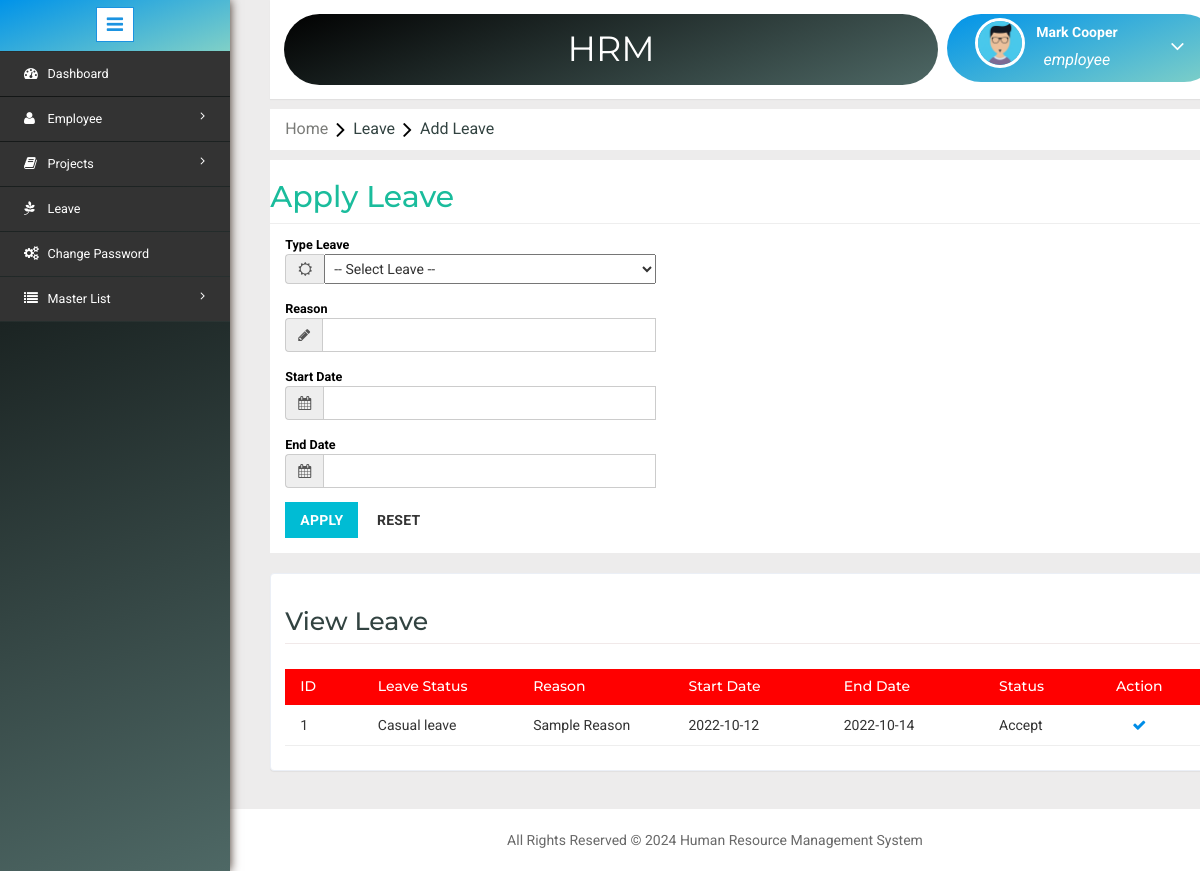
The page /addleave.php (signed in) on the database its author committed.
### tables this page shows
CREATE TABLE `leavedetails` (
  `Detail_Id` bigint(20) NOT NULL,
  `EmpId` bigint(20) NOT NULL,
  `TypesLeaveId` int(10) NOT NULL,
  `Reason` varchar(500) NOT NULL,
  `StateDate` date NOT NULL,
  `EndDate` date NOT NULL,
  `LeaveStatus` varchar(50) NOT NULL
);

CREATE TABLE `type_of_leave` (
  `LeaveId` bigint(20) NOT NULL,
  `Type_of_Name` varchar(50) NOT NULL
);

### addleave.php (the view, shortened to what this page needs)
<?php include('header.php');?>
<?php
  $dbs = new database();
  $db=$dbs->connection();
  $empid = $_SESSION['User']['EmployeeId'];
  $leavedetails = mysqli_query($db,"select * from leavedetails where EmpId='$empid' ");
?>
<ol class="breadcrumb" style="margin: 10px 0px ! important;">
    <li class="breadcrumb-item"><a href="Home.php">Home</a><i class="fa fa-angle-right"></i>Leave<i class="fa fa-angle-right"></i>Add Leave</li>
</ol>
<form method="POST">
<div class="container-fluid" style="margin-bottom: 30px;margin-top: 10px; background: white;">
	<div class="row">
		<h2 style="color: #1abc9c;">Apply Leave</h2><hr>
		<div class="col-md-5 control-label">
        <label class="control-label">Type Leave</label>
        <div class="input-group">
            <span class="input-group-addon">
            <i class="fa fa-sun-o" aria-hidden="true"></i>
            </span>
           	<select name="leavestatus" title="Select Leave" style="text-transform: capitalize; " required>
           	<option value="">-- Select leave --</option>
            </select>
        </div>
        </div>
        <div class="clearfix"> </div>
    </div>
    <div class="row">
        <div class="col-md-5 control-label">
              <label class="control-label">Reason</label>
              <div class="input-group">
                  <span class="input-group-addon">
              <i class="fa fa-pencil" aria-hidden="true"></i>
              </span>
              <input type="text" name="reason" class="form-control" required="">
              </div>
            </div>
        <div class="clearfix"> </div>
    </div>
    <div class="row">
        <div class="col-md-5 control-label">
              <label class="control-label">Start Date</label>
              <div class="input-group">
                  <span class="input-group-addon">
              <i class="fa fa-calendar" aria-hidden="true"></i>
              </span>
              <input type="text" id="StartDate" title="Select First Date" name="startdate" class="form-control" required="" onkeyup="if (/\D/g.test(this.value)) this.value = this.value.replace(/\D/g,'')">
              </div>
            </div>
        <div class="clearfix"> </div>
    </div>
    <div class="row">
        <div class="col-md-5 control-label">
            <label class="control-label">End Date</label>
            <div class="input-group">
                <span class="input-group-addon">
        	    	<i class="fa fa-calendar" aria-hidden="true"></i>
            	</span>
              	<input type="text" id="EndDate" name="enddate" title="Select End Date" class="form-control" required="" onkeyup="if (/\D/g.test(this.value)) this.value = this.value.replace(/\D/g,'')">
            </div>
        </div>
        <div class="clearfix"> </div>
    </div>
    <div class="row">
    	<div class="col-md-3 form-group">
        	<button type="submit" name="Apply" title="Apply" class="btn btn-primary">Apply</button>
            <button type="reset" class="btn btn-default" title="Reset">Reset</button>
        </div>
        <div class="clearfix"> </div>
    </div>
</div>
<div class="validation-form" style="margin-bottom: 30px;margin-top: -10px; background: white; ">
	<h2>View Leave</h2>
	<div class="row" style="color: white; margin-right: 0; margin-left: 0;">
		<div style="background: red;" class="col-md-1 control-label">
           	<h5>ID</h5>
        </div>
		<div style="background: red;" class="col-md-2 control-label">
           	<h5>Leave Status</h5>
        </div>
        <div style="background: red; " class="col-md-2 control-label">
           	<h5>Reason</h5>
        </div>
        <div style="background: red;" class="col-md-2 control-label">
           	<h5>Start Date</h5>
        </div>
        <div style="background: red;" class="col-md-2 control-label">
           	<h5>End Date</h5>
        </div>
        <div style="background: red;" class="col-md-1 control-label">
           	<h5>Status</h5>
        </div>
        <div style="background: red; text-align: center;" class="col-md-2 control-label">
           	<h5>Action</h5>
        </div>
    </div>
    <?php $i=1; while($rom = mysqli_fetch_assoc($leavedetails)) {
      $typeid = $rom['TypesLeaveId'];
      $typename = mysqli_query($db,"select * from type_of_leave where LeaveId='$typeid' ");
      $typen = mysqli_fetch_assoc($typename); ?>
    <div class="row" style="margin-right: 0; margin-top: 10px; margin-left: 0;">
    	<div class="col-md-1" ><?php $i=$i; echo $i; $i++;?></div>
    	<div class="col-md-2"><?php echo ucfirst((isset($typen['Type_of_Name']))?$typen['Type_of_Name']:""); ?></div>
    	<div class="col-md-2" ><?php echo(isset($rom['Reason']))?$rom['Reason']:""; ?></div>
    	<div class="col-md-2"><?php echo(isset($rom['StateDate']))?$rom['StateDate']:""; ?></div>
    	<div class="col-md-2"><?php echo(isset($rom['EndDate']))?$rom['EndDate']:""; ?></div>
    	<div class="col-md-1"><?php echo(isset($rom['LeaveStatus']))?$rom['LeaveStatus']:""; ?></div>
      <?php if($rom['LeaveStatus'] == "Pending") {?>
    	<div class="col-md-2" style="text-align: center;"><a onclick="history.go(0)" title="Refresh"><i class="la fa fa-refresh" style="color: #050100;" aria-hidden="true"></i></a></div>
      <?php } else if($rom['LeaveStatus'] == "Accept"){ ?>
       <div class="col-md-2" style="text-align: center;"><a title="Accept"><i class="fa fa-check" aria-hidden="true"> </i></a></div>
       <?php } else {?>
       <div class="col-md-2" style="text-align: center;"><a title="Denied"><i class="fa fa-times" style="color:#E83114;" aria-hidden="true"> </i></a></div>
       <?php } ?>
    </div><hr>
     <?php }?>
</div>
</form>
<?php include('footer.php'); ?>

### rows shown on the page
leavedetails: type_of_leave.Type_of_Name "Casual leave", Reason "Sample Reason", StateDate "2022-10-12", EndDate "2022-10-14", LeaveStatus "Accept"

### other values the page prints
$_SESSION['User']['FirstName'] "Mark"
$_SESSION['User']['LastName'] "Cooper"
$_SESSION['role']['Name'] "employee"
